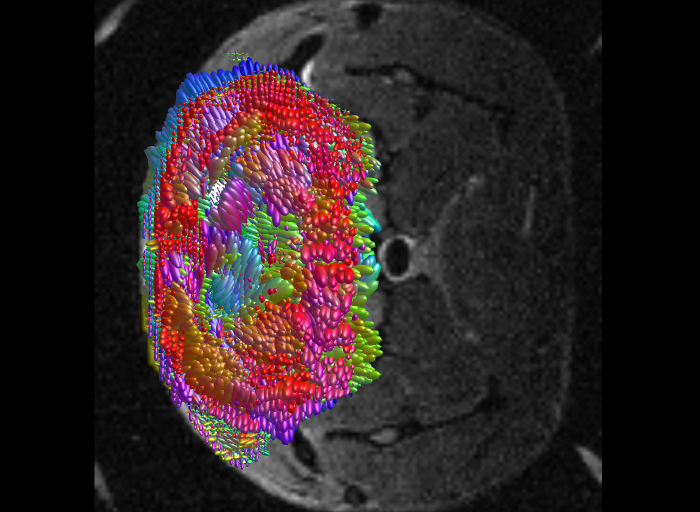
#> input picture tmp/ctrl_fod_v03_0000.png, 1400 x 1024 px, found by its file name (shown at 1/2 size); its folder holds 8 pictures in this run
$ python make_4x3_figure_v03.py
#> lines starting #> are read from the running program, lines starting #| are printed output that depends on the picture
### functions/config_loader.py
#!/usr/bin/env python3
"""
Configuration loader for mbrain pipeline.

This module provides a centralized way to load configuration from config1.yaml.
All scripts should use this to get parameters instead of hardcoding values.

Usage:
    from config_loader import load_config, get_config

    # Load once at start (respects MBRAIN_PIPELINE env var)
    cfg = load_config()

    # Or explicitly specify pipeline
    cfg = load_config(pipeline='flip1')

    # Access parameters
    step_size = cfg['tractography']['step_size']
    max_dist = cfg['matlab_cleaning']['max_dist']
"""

import os
import yaml
from pathlib import Path
from typing import Dict, Any, Optional

# Global config cache
_config: Optional[Dict[str, Any]] = None
_current_pipeline: Optional[str] = None

# [9 lines left out: function get_config_path, not called in this run]

def load_config(config_path: Optional[Path] = None, pipeline: Optional[str] = None) -> Dict[str, Any]:
    """
    Load configuration from YAML file.

    Args:
        config_path: Optional explicit path to config file.
        pipeline: Ignored, kept for API compatibility.

    Returns:
        Dictionary with all configuration parameters.
    """
#> called with config_path = 'config1.yaml'
    global _config, _current_pipeline

    if config_path is None:
        config_path = get_config_path(pipeline)

    _current_pipeline = 'flip1'

    if config_path is None:
        config_path = get_config_path(pipeline)
    config_path = Path(config_path).resolve()

    with open(config_path, 'r') as f:
        _config = yaml.safe_load(f)

    # ── Auto-detect base paths ──────────────────────────────────────────
    # repo_dir  = directory containing config1.yaml
    # data_base = repo_dir (publish branch: data/ and local/ are inside repo)
    # These can be overridden via environment variables.
    paths = _config.setdefault('paths', {})
    repo_dir = Path(os.environ.get(
        'MBRAIN_REPO_DIR',
        str(config_path.parent),
    ))
    data_base = Path(os.environ.get(
        'MBRAIN_DATA_BASE',
        str(repo_dir),
    ))
    paths['repo_dir'] = str(repo_dir)
    paths['data_base'] = str(data_base)

    # Auto-detect matlab_path if not set or if the path doesn't exist
    if not paths.get('matlab_path') or not Path(paths['matlab_path']).exists():
        for candidate in [
            '/Applications/MATLAB_R2025b.app/bin/matlab',
            '/Applications/MATLAB_R2024a.app/bin/matlab',
            '/opt/MATLAB/R2024a/bin/matlab',
            os.environ.get('MBRAIN_MATLAB_PATH', ''),
        ]:
            if candidate and Path(candidate).exists():
                paths['matlab_path'] = candidate
                break

    # Auto-detect rtp2_pipeline_path if not set or if the path doesn't exist
    if not paths.get('rtp2_pipeline_path') or not Path(paths['rtp2_pipeline_path']).exists():
        for candidate in [
            str(repo_dir / 'rtp2-pipeline'),
            str(repo_dir.parent / 'rtp2-pipeline'),
            str(repo_dir.parent / 'gitlab' / 'rtp2-pipeline'),
            os.environ.get('MBRAIN_RTP2_PATH', ''),
        ]:
            if candidate and Path(candidate).exists():
                paths['rtp2_pipeline_path'] = candidate
                break

    # Resolve {variable} placeholders in paths
    _resolve_path_variables(_config)

    # Allow environment variable override for derivatives directory
    # Used by --derivatives-dir CLI args across pipeline scripts
    deriv_override = os.environ.get('MBRAIN_DERIVATIVES_DIR')
    if deriv_override and 'paths' in _config:
        _config['paths']['derivatives_dir'] = deriv_override
        _config['paths']['derivatives_flip1'] = deriv_override

    return _config


def _resolve_path_variables(cfg: Dict[str, Any], max_passes: int = 5) -> None:
    """
    Resolve {variable} placeholders in the 'paths' section of the config.

    Variables like {repo_dir}, {data_base}, {matlab_path}, {rtp2_pipeline_path}
    are expanded using values from the same 'paths' dict.
    Also resolves {matlab_path} and {rtp2_pipeline_path} references in other sections.
    """
#> called with max_passes = 5
    if 'paths' not in cfg:
        return

    paths = cfg['paths']

    # Multi-pass resolution (handles chained references)
    for _ in range(max_passes):
        changed = False
        for key, val in paths.items():
            if isinstance(val, str) and '{' in val:
                new_val = val
                for ref_key, ref_val in paths.items():
                    if isinstance(ref_val, str) and '{' not in ref_val:
                        new_val = new_val.replace('{' + ref_key + '}', ref_val)
                if new_val != val:
                    paths[key] = new_val
                    changed = True
        if not changed:
            break

    # Also resolve path references in other sections (matlab_cleaning, atlas_coreg, file_tree, etc.)
    _resolve_nested(cfg, paths)


def _resolve_nested(obj: Any, paths: Dict[str, str]) -> None:
    """Recursively resolve {variable} placeholders in nested dicts/lists using paths dict."""
    if isinstance(obj, dict):
        for key, val in obj.items():
            if isinstance(val, str) and '{' in val:
                for ref_key, ref_val in paths.items():
                    if isinstance(ref_val, str):
                        val = val.replace('{' + ref_key + '}', ref_val)
                obj[key] = val
            elif isinstance(val, (dict, list)):
                _resolve_nested(val, paths)
    elif isinstance(obj, list):
        for i, item in enumerate(obj):
            if isinstance(item, str) and '{' in item:
                for ref_key, ref_val in paths.items():
                    if isinstance(ref_val, str):
                        item = item.replace('{' + ref_key + '}', ref_val)
                obj[i] = item
            elif isinstance(item, (dict, list)):
                _resolve_nested(item, paths)

# [165 lines left out: functions get_current_pipeline, get_config, get_tractography_params, get_matlab_cleaning_params, get_ants_params, get_subject_groups and 6 more, not called in this run]


# [24 lines that do not run on import are left out]

### functions/fixel_roi_analysis.py
"""
Fixel ROI Direction Analysis
=============================

Analyze main fiber directions within an arbitrary ROI mask using fixel decomposition.

Pipeline:
  1. Regrid ROI mask to FOD space (if grids differ)
  2. fod2fixel within the ROI → fixel directory
  3. fixel2peaks → peak direction vectors
  4. K-means clustering (k=n_clusters) on |v| for antipodal-safe grouping
  5. Scatter matrix eigenvector method for proper axial averaging
  6. 3D hemisphere scatter + radar plot visualization

Usage:
  from functions.fixel_roi_analysis import run_fixel_roi_analysis

  results = run_fixel_roi_analysis(
      roi_path='/path/to/roi.mif',
      fod_path='/path/to/wm_fod_norm_group.mif',
      output_dir='/path/to/dwi/',
      subject_id='sub-XXX',
      report_dir='/path/to/reports/',
      n_clusters=2,
  )
"""

import subprocess
import numpy as np
import nibabel as nib
from pathlib import Path
from sklearn.cluster import KMeans


# ---------------------------------------------------------------------------
# Core math
# ---------------------------------------------------------------------------

# [565 lines left out: functions get_directional_mean, extract_peak_vectors, cluster_fixel_directions, draw_radial_whiskers, plot_fixel_directions, _run_cmd and 2 more, not called in this run]


# ---------------------------------------------------------------------------
# Fixel loading helpers (for pre-existing fixel directories)
# ---------------------------------------------------------------------------

def _load_mif_as_array(mif_path, conda_env='mbrain'):
    """Convert .mif to temporary NIfTI and load as numpy array."""
    import tempfile, os, shutil
    with tempfile.NamedTemporaryFile(suffix='.nii.gz', delete=False) as tmp:
        tmp_path = tmp.name
    try:
        # Try bare mrconvert first (works when mrtrix is loaded via modules)
        if shutil.which('mrconvert'):
            subprocess.run(
                f'mrconvert "{mif_path}" "{tmp_path}" -force -quiet',
                shell=True, check=True, capture_output=True)
        else:
            # Fall back to micromamba wrapper
            subprocess.run(
                f'micromamba run -n {conda_env} mrconvert "{mif_path}" "{tmp_path}" -force -quiet',
                shell=True, check=True, capture_output=True)
        data = nib.load(tmp_path).get_fdata()
    finally:
        if os.path.exists(tmp_path):
            os.remove(tmp_path)
    return data


def load_fixel_dir(fixel_dir, conda_env='mbrain'):
    """Load fixel data from an fod2fixel output directory.

    Returns dict with keys: index (X,Y,Z,2), directions (N,3), fd (N,), peak_amp (N,).
    """
    fixel_dir = Path(fixel_dir)
    index = _load_mif_as_array(fixel_dir / 'index.mif', conda_env)
    directions_raw = _load_mif_as_array(fixel_dir / 'directions.mif', conda_env)
    afd_path = fixel_dir / 'afd.mif'
    fd_path = fixel_dir / 'fd.mif'
    density_path = afd_path if afd_path.exists() else fd_path
    fd = _load_mif_as_array(density_path, conda_env).flatten()

    # Load peak FOD amplitude (more sensitive to fiber presence vs noise)
    peak_path = fixel_dir / 'peak.mif'
    if not peak_path.exists():
        peak_path = fixel_dir / 'peak_amp.mif'
    if peak_path.exists():
        peak_amp = _load_mif_as_array(peak_path, conda_env).flatten()
    else:
        peak_amp = fd.copy()  # fallback to AFD

    dirs = directions_raw[:, :, 0] if directions_raw.ndim == 3 else directions_raw
    return dict(index=index, directions=dirs, fd=fd, peak_amp=peak_amp)


# [771 lines left out: functions load_roi_mask, extract_slicewise_vectors, slicewise_kmeans, plot_3group_kmeans_comparison, plot_3group_component_lines, analyze_3group_kmeans, not called in this run]

### figs/make_4x3_figure_v03.py
#!/usr/bin/env python3
"""Generate 4×3 composite fixel figure v03: FODs | Fixels | Radar (single) | Radar (group).

Changes from v02:
  - ROI outline overlays added to FOD and fixel screenshots
    (isocortex edge for CTRL, graft edge for AP/APTR)

Columns: CTRL | AP | APTR
Row 1: FOD screenshots (from mrview captures)
Row 2: Fixel screenshots (from mrview captures)
Row 3: Single-mouse peak-weighted radar plot (central slice)
Row 4: Group-level radar plot (all subjects, aggregate)
"""
import sys, os
sys.path.insert(0, os.path.dirname(os.path.dirname(os.path.abspath(__file__))))

import numpy as np
import matplotlib
matplotlib.use('Agg')
import matplotlib.pyplot as plt
from PIL import Image
from pathlib import Path

from functions.fixel_roi_analysis import (
    load_fixel_dir, load_roi_mask, extract_slicewise_vectors,
    slicewise_kmeans, cluster_fixel_directions
)
from functions.config_loader import load_config

# ============================================================
# Config
# ============================================================
TMP = Path('tmp')
REPORTS = Path('reports')
REPORTS.mkdir(exist_ok=True)

cfg = load_config('config1.yaml')
DERIV = Path(cfg['paths']['derivatives_flip1'])

# Selected subjects and their FOD-space slices (mapped from T2W first-thalamus slices)
SUBJECTS = {
    'CTRL': {
        'id': 'sub-138-1010-L1F',
        'ses': 'ses-260115101441',
        'fod_slice': 14,          # T2W slice 24 → FOD 14
        'roi_rel': 'atlas/rois/fod_space/roi_isocortex_left.nii.gz',
        'roi_name': 'isocortex',
    },
    'AP': {
        'id': 'sub-769-C-O5-R1M',
        'ses': 'ses-240911115733',
        'fod_slice': 15,          # T2W slice 25 → FOD 15
        'roi_rel': 'manual_roi/fod_space/roi_Graft_left_flip_fod.mif',
        'roi_name': 'graft',
    },
    'APTR': {
        'id': 'sub-AP72-862-901-NmF',
        'ses': 'ses-251210093342',
        'fod_slice': 14,          # T2W slice 24 → FOD 14
        'roi_rel': 'manual_roi/fod_space/roi_Graft_left_flip_fod.mif',
        'roi_name': 'graft',
    },
}

GROUP_COLORS = {'CTRL': '#27ae60', 'AP': '#e74c3c', 'APTR': '#3498db'}

# Screenshot file prefixes (from capture_3groups_v02.sh)
SCREENSHOT_MAP = {
    ('CTRL', 'fod'): TMP / 'ctrl_fod_v03_0000.png',
    ('AP', 'fod'): TMP / 'ap_fod_v03_0000.png',
    ('APTR', 'fod'): TMP / 'aptr_fod_v03_0000.png',
    ('CTRL', 'fixel'): TMP / 'ctrl_fixel_v03_0000.png',
    ('AP', 'fixel'): TMP / 'ap_fixel_v03_0000.png',
    ('APTR', 'fixel'): TMP / 'aptr_fixel_v03_0000.png',
}


# ============================================================
# Helper: rotate screenshot 90° CW
# ============================================================
def load_rotated(path):
    """Load image, rotate 90° CW, return as numpy array."""
    img = Image.open(path).rotate(-90, expand=True)
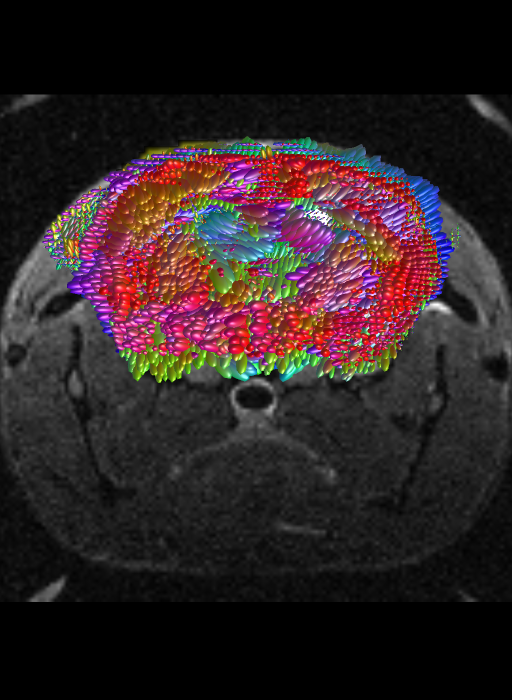
#> img: PIL image 1024x1400 RGB (shown at 1/2 size); mean R, G, B 46.4, 33.5, 35.4
    return np.array(img)


# ============================================================
# Helper: draw radar plot on an existing axes
# ============================================================
# [48 lines left out: function draw_radar, not called in this run]


# ============================================================
# Step 1: Load screenshots and rotate
# ============================================================
print("Loading and rotating screenshots...")
screenshots = {}
for key, path in SCREENSHOT_MAP.items():
    if path.exists():
        screenshots[key] = load_rotated(path)
        print(f"  ✓ {key}: {path.name}")
    else:
        print(f"  ✗ {key}: {path.name} NOT FOUND")
        screenshots[key] = np.zeros((400, 400, 3), dtype=np.uint8)
#> pass 2 of the loop `for key, path in SCREENSHOT_MAP.items():`:
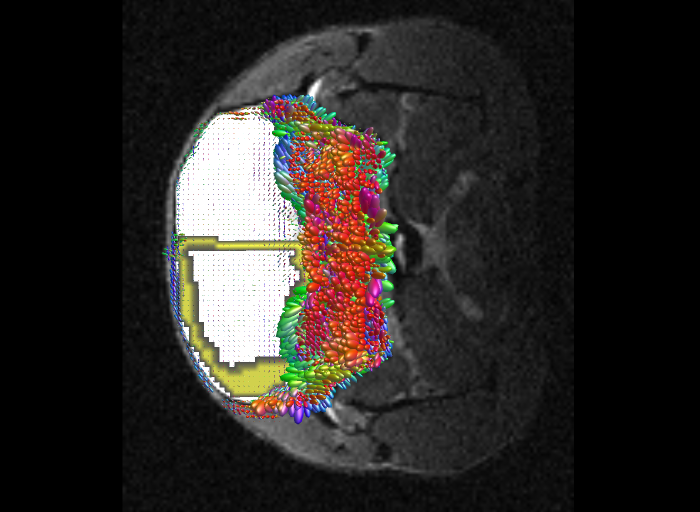
#> input picture tmp/ap_fod_v03_0000.png, 1400 x 1024 px, found by its file name (shown at 1/2 size)
#> in load_rotated (call 2), `img = Image.open(path).rotate(-90, expand=True)`:
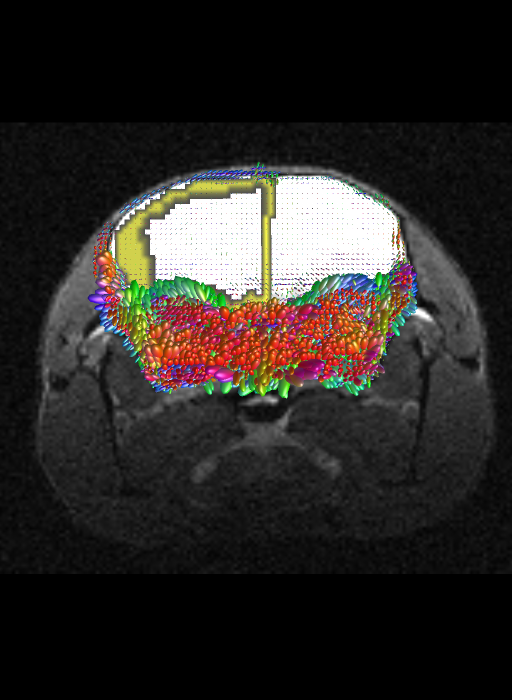
#> img: PIL image 1024x1400 RGB (shown at 1/2 size); mean R, G, B 44.2, 40.3, 37.4
#> pass 3 of the loop `for key, path in SCREENSHOT_MAP.items():`:
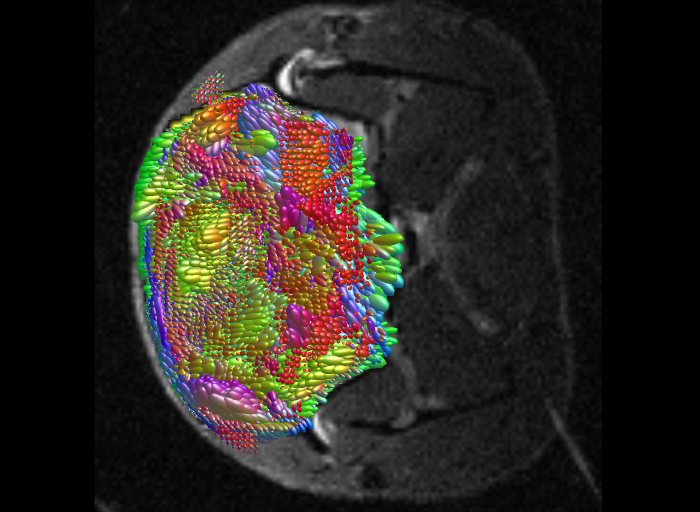
#> input picture tmp/aptr_fod_v03_0000.png, 1400 x 1024 px, found by its file name (shown at 1/2 size)
#> in load_rotated (call 3), `img = Image.open(path).rotate(-90, expand=True)`:
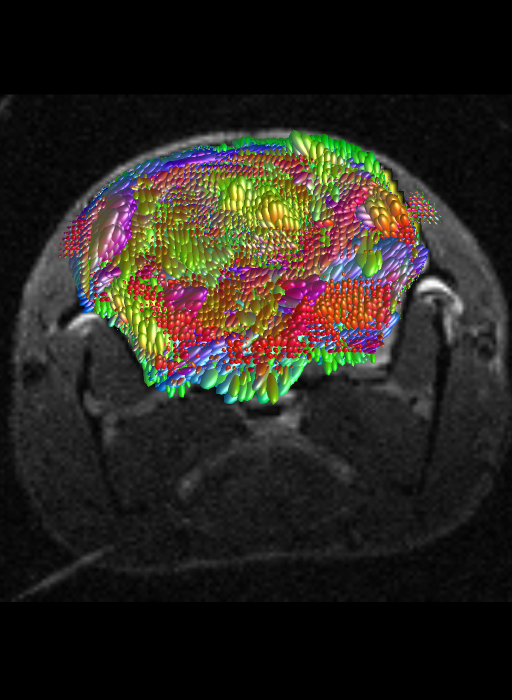
#> img: PIL image 1024x1400 RGB (shown at 1/2 size); mean R, G, B 41.2, 37.3, 31.2
#> the loop made 6 passes; the first 3 are shown


# ============================================================
# Step 2: Generate single-mouse radar plots (Row 3)
# ============================================================
print("\n--- Generating single-mouse radar plots (Row 3) ---")
single_radar_data = {}

for group, info in SUBJECTS.items():
    subj_dir = DERIV / info['id'] / info['ses']
    fixel_dir = subj_dir / 'dwi' / 'fixels_group'
    roi_path = subj_dir / info['roi_rel']

    print(f"  {group}: Loading fixels for {info['id']}...")
#> (the run stopped early here; a loop or call above may not have finished)
